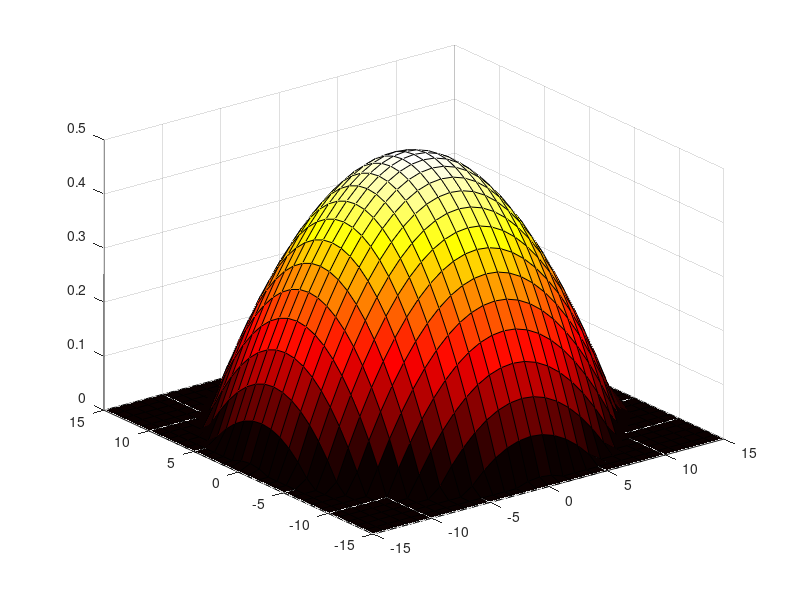

Reproduce this figure in MATLAB.
[x y] = meshgrid(-15:1:15);
z = -(x.^2+y.^2)/400 + 0.5;

%fem que els punts on z és negativa siguin 0
z(z<0) = 0;

%pintem el plot
surf(x,y,z);
colormap hot;
